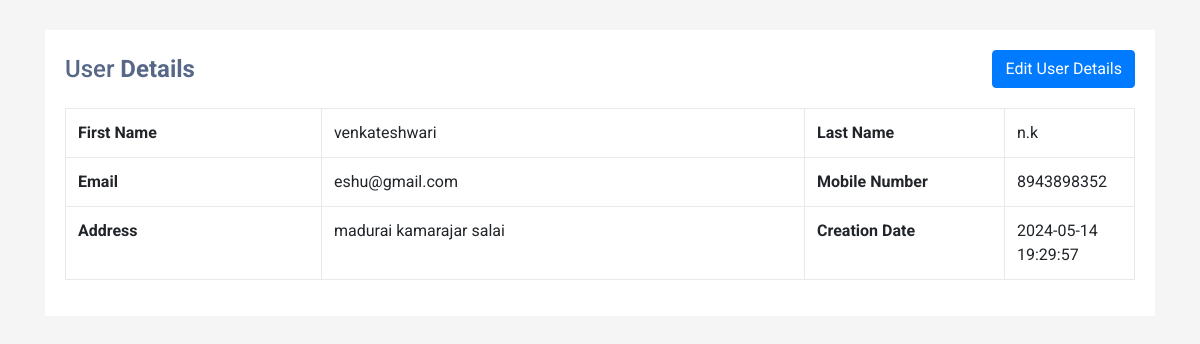
The app's page /read.php?viewid=11 with its own data.
### tables this page shows
CREATE TABLE `tblusers` (
  `ID` int(10) NOT NULL,
  `FirstName` varchar(200) DEFAULT NULL,
  `LastName` varchar(200) DEFAULT NULL,
  `MobileNumber` bigint(10) DEFAULT NULL,
  `Email` varchar(200) DEFAULT NULL,
  `Address` mediumtext DEFAULT NULL,
  `ProfilePic` varchar(200) DEFAULT NULL,
  `CreationDate` timestamp NOT NULL DEFAULT current_timestamp() ON UPDATE current_timestamp()
);

### read.php (the view, shortened to what this page needs)
<?php
include('dbconnection.php');
?>
<!DOCTYPE html>
<html lang="en">
<head>
<link rel="stylesheet" href="https://stackpath.bootstrapcdn.com/bootstrap/4.5.0/css/bootstrap.min.css">
<link rel="stylesheet" href="https://maxcdn.bootstrapcdn.com/font-awesome/4.7.0/css/font-awesome.min.css">
</head>
<body>
<div class="container-xl">
    <div class="table-responsive">
        <div class="table-wrapper">
            <div class="table-title">
                <div class="row">
                    <div class="col-sm-5">
                        <h2>User <b>Details</b></h2>
                    </div>
<?php
$vid=$_GET['viewid'];
$ret=mysqli_query($con,"select * from tblusers where ID =$vid");
while ($row=mysqli_fetch_array($ret)) {
?>
                     <div class="col-sm-7" align="right">
                        <a href="edit.php?editid=<?php echo htmlentities ($row['ID']);?>" class="btn btn-primary"><span>Edit User Details</span></a>
                    </div>
                </div>
            </div>
<table cellpadding="0" cellspacing="0" border="0" class="display table table-bordered" id="hidden-table-info">
<tbody>
 <tr>
    <th>First Name</th>
    <td><?php  echo $row['FirstName'];?></td>
    <th>Last Name</th>
    <td><?php  echo $row['LastName'];?></td>
  </tr>
  <tr>
    <th>Email</th>
    <td><?php  echo $row['Email'];?></td>
    <th>Mobile Number</th>
    <td><?php  echo $row['MobileNumber'];?></td>
  </tr>
  <tr>
    <th>Address</th>
    <td><?php  echo $row['Address'];?></td>
    <th width="200">Creation Date</th>
    <td><?php  echo $row['CreationDate'];?></td>
  </tr>
<?php
}?>
</tbody>
</table>
        </div>
    </div>
</div>
</body>
</html>

### read.php (style rules this page uses)
body { color: #566787; background: #f5f5f5; font-family: 'Roboto', sans-serif; }
.table-responsive { margin: 30px 0; }
.table-wrapper { min-width: 1000px; background: #fff; padding: 20px; box-shadow: 0 1px 1px rgba(0,0,0,.05); }
.table-title { font-size: 15px; padding-bottom: 10px; margin: 0 0 10px; min-height: 45px; }
.table-title h2 { margin: 5px 0 0; font-size: 24px; }
table.table tr th, table.table tr td { border-color: #e9e9e9; }
table.table td:last-child { width: 130px; }

### records on screen
tblusers: FirstName "venkateshwari", LastName "n.k", Email "eshu@gmail.com", MobileNumber "8943898352", Address "madurai kamarajar salai", CreationDate "2024-05-14 19:29:57"
